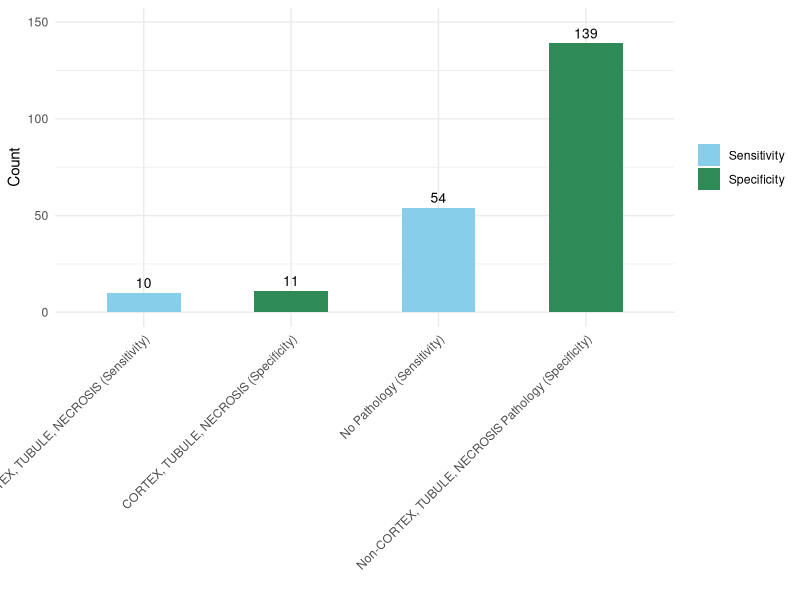

Source code (R):
## ---- chunk 1
library(ggplot2)

# Combine data for both plots into a single data frame
data_combined <- data.frame(
  Category = c('No Pathology (Sensitivity)', 'CORTEX, TUBULE, NECROSIS (Sensitivity)', 
               'Non-CORTEX, TUBULE, NECROSIS Pathology (Specificity)', 'CORTEX, TUBULE, NECROSIS (Specificity)'),
  Count = c(54, 10, 139, 11),
  Group = c('Sensitivity', 'Sensitivity', 'Specificity', 'Specificity')
)

# Create combined plot
plot_combined <- ggplot(data_combined, aes(x = Category, y = Count, fill = Group)) +
  geom_bar(stat = "identity", width = 0.5) +
  geom_text(aes(label = Count), vjust = -0.5, size = 3.5) +
  theme_minimal() +
  labs(
    x = "",
    y = "Count"
  ) +
  scale_fill_manual(values = c("#87CEEB", "#2E8B57")) +
  theme(
    axis.text.x = element_text(angle = 45, hjust = 1),
    legend.title = element_blank()
  ) +
  ylim(0, 150)

# Explicitly print the plot
print(plot_combined)

